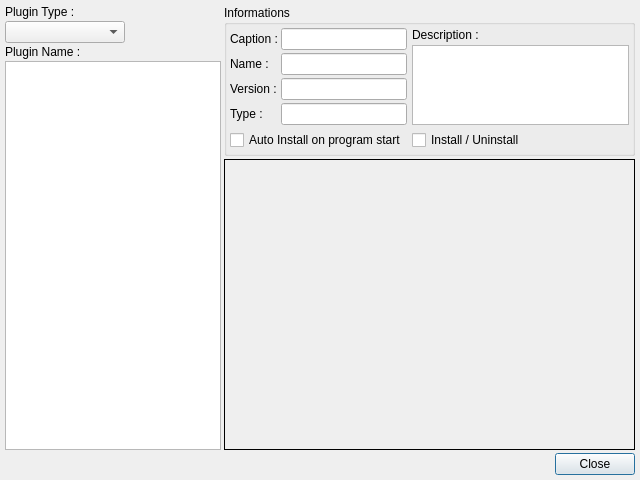
<ui version="4.0" >
 <class>UIPluginsSettings</class>
 <widget class="QDialog" name="UIPluginsSettings" >
  <property name="geometry" >
   <rect>
    <x>0</x>
    <y>0</y>
    <width>640</width>
    <height>480</height>
   </rect>
  </property>
  <property name="windowTitle" >
   <string>Plugins Settings</string>
  </property>
  <layout class="QGridLayout" >
   <property name="margin" >
    <number>5</number>
   </property>
   <property name="spacing" >
    <number>3</number>
   </property>
   <item row="2" column="0" colspan="2" >
    <spacer>
     <property name="orientation" >
      <enum>Qt::Horizontal</enum>
     </property>
     <property name="sizeHint" >
      <size>
       <width>551</width>
       <height>20</height>
      </size>
     </property>
    </spacer>
   </item>
   <item row="2" column="2" >
    <widget class="QPushButton" name="pbClose" >
     <property name="sizePolicy" >
      <sizepolicy>
       <hsizetype>0</hsizetype>
       <vsizetype>0</vsizetype>
       <horstretch>0</horstretch>
       <verstretch>0</verstretch>
      </sizepolicy>
     </property>
     <property name="text" >
      <string>Close</string>
     </property>
    </widget>
   </item>
   <item rowspan="2" row="0" column="0" >
    <layout class="QVBoxLayout" >
     <property name="margin" >
      <number>0</number>
     </property>
     <property name="spacing" >
      <number>2</number>
     </property>
     <item>
      <widget class="QLabel" name="lType1" >
       <property name="text" >
        <string>Plugin Type :</string>
       </property>
      </widget>
     </item>
     <item>
      <widget class="QComboBox" name="cbType" >
       <property name="sizePolicy" >
        <sizepolicy>
         <hsizetype>4</hsizetype>
         <vsizetype>0</vsizetype>
         <horstretch>0</horstretch>
         <verstretch>0</verstretch>
        </sizepolicy>
       </property>
       <property name="minimumSize" >
        <size>
         <width>120</width>
         <height>0</height>
        </size>
       </property>
      </widget>
     </item>
     <item>
      <widget class="QLabel" name="lName1" >
       <property name="text" >
        <string>Plugin Name :</string>
       </property>
      </widget>
     </item>
     <item>
      <widget class="QListWidget" name="lwNames" >
       <property name="sizePolicy" >
        <sizepolicy>
         <hsizetype>4</hsizetype>
         <vsizetype>7</vsizetype>
         <horstretch>0</horstretch>
         <verstretch>0</verstretch>
        </sizepolicy>
       </property>
      </widget>
     </item>
    </layout>
   </item>
   <item row="1" column="1" colspan="2" >
    <widget class="QStackedWidget" name="swWidgets" >
     <property name="sizePolicy" >
      <sizepolicy>
       <hsizetype>7</hsizetype>
       <vsizetype>7</vsizetype>
       <horstretch>0</horstretch>
       <verstretch>99</verstretch>
      </sizepolicy>
     </property>
     <property name="frameShape" >
      <enum>QFrame::Box</enum>
     </property>
     <widget class="QWidget" name="page" />
     <widget class="QWidget" name="page_2" />
    </widget>
   </item>
   <item row="0" column="1" colspan="2" >
    <widget class="QGroupBox" name="gbInformations" >
     <property name="sizePolicy" >
      <sizepolicy>
       <hsizetype>5</hsizetype>
       <vsizetype>4</vsizetype>
       <horstretch>0</horstretch>
       <verstretch>1</verstretch>
      </sizepolicy>
     </property>
     <property name="title" >
      <string>Informations</string>
     </property>
     <layout class="QGridLayout" >
      <property name="margin" >
       <number>3</number>
      </property>
      <property name="spacing" >
       <number>5</number>
      </property>
      <item row="1" column="1" >
       <widget class="QCheckBox" name="cbInstallUninstall" >
        <property name="text" >
         <string>Install / Uninstall</string>
        </property>
       </widget>
      </item>
      <item row="1" column="0" >
       <widget class="QCheckBox" name="cbAutoInstall" >
        <property name="text" >
         <string>Auto Install on program start</string>
        </property>
       </widget>
      </item>
      <item row="0" column="0" >
       <layout class="QGridLayout" >
        <property name="margin" >
         <number>0</number>
        </property>
        <property name="spacing" >
         <number>3</number>
        </property>
        <item row="1" column="0" >
         <widget class="QLabel" name="lName" >
          <property name="text" >
           <string>Name :</string>
          </property>
         </widget>
        </item>
        <item row="3" column="1" >
         <widget class="QLineEdit" name="leType" >
          <property name="readOnly" >
           <bool>true</bool>
          </property>
         </widget>
        </item>
        <item row="3" column="0" >
         <widget class="QLabel" name="lType" >
          <property name="text" >
           <string>Type :</string>
          </property>
         </widget>
        </item>
        <item row="1" column="1" >
         <widget class="QLineEdit" name="leName" >
          <property name="readOnly" >
           <bool>true</bool>
          </property>
         </widget>
        </item>
        <item row="2" column="1" >
         <widget class="QLineEdit" name="leVersion" >
          <property name="readOnly" >
           <bool>true</bool>
          </property>
         </widget>
        </item>
        <item row="0" column="1" >
         <widget class="QLineEdit" name="leCaption" >
          <property name="readOnly" >
           <bool>true</bool>
          </property>
         </widget>
        </item>
        <item row="0" column="0" >
         <widget class="QLabel" name="lCaption" >
          <property name="text" >
           <string>Caption :</string>
          </property>
         </widget>
        </item>
        <item row="2" column="0" >
         <widget class="QLabel" name="lVersion" >
          <property name="text" >
           <string>Version :</string>
          </property>
         </widget>
        </item>
       </layout>
      </item>
      <item row="0" column="1" >
       <layout class="QVBoxLayout" >
        <property name="margin" >
         <number>0</number>
        </property>
        <property name="spacing" >
         <number>3</number>
        </property>
        <item>
         <widget class="QLabel" name="lDescription" >
          <property name="text" >
           <string>Description :</string>
          </property>
         </widget>
        </item>
        <item>
         <widget class="QTextEdit" name="teDescription" >
          <property name="readOnly" >
           <bool>true</bool>
          </property>
         </widget>
        </item>
       </layout>
      </item>
     </layout>
    </widget>
   </item>
  </layout>
 </widget>
 <resources/>
 <connections>
  <connection>
   <sender>pbClose</sender>
   <signal>clicked()</signal>
   <receiver>UIPluginsSettings</receiver>
   <slot>accept()</slot>
   <hints>
    <hint type="sourcelabel" >
     <x>602</x>
     <y>299</y>
    </hint>
    <hint type="destinationlabel" >
     <x>330</x>
     <y>158</y>
    </hint>
   </hints>
  </connection>
 </connections>
</ui>
